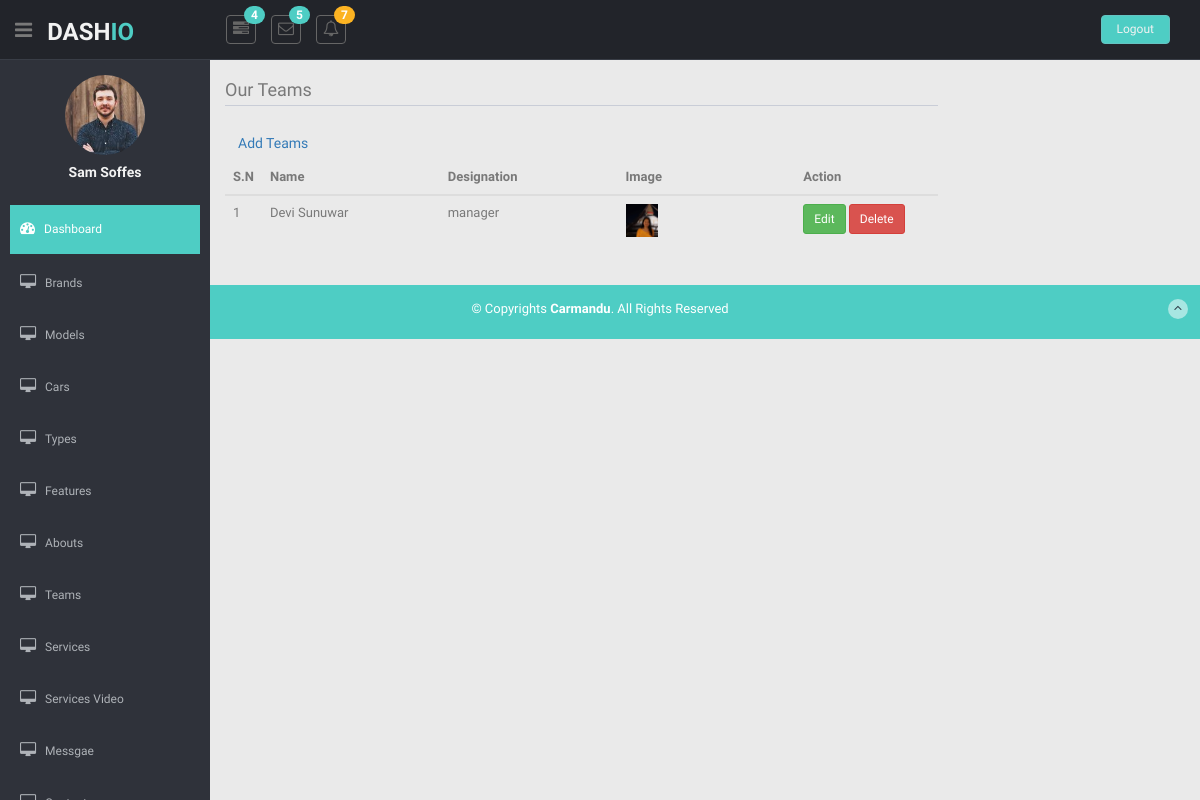
/dashboard/dashboard/team/list/, run on an earlier commit of the app's database.
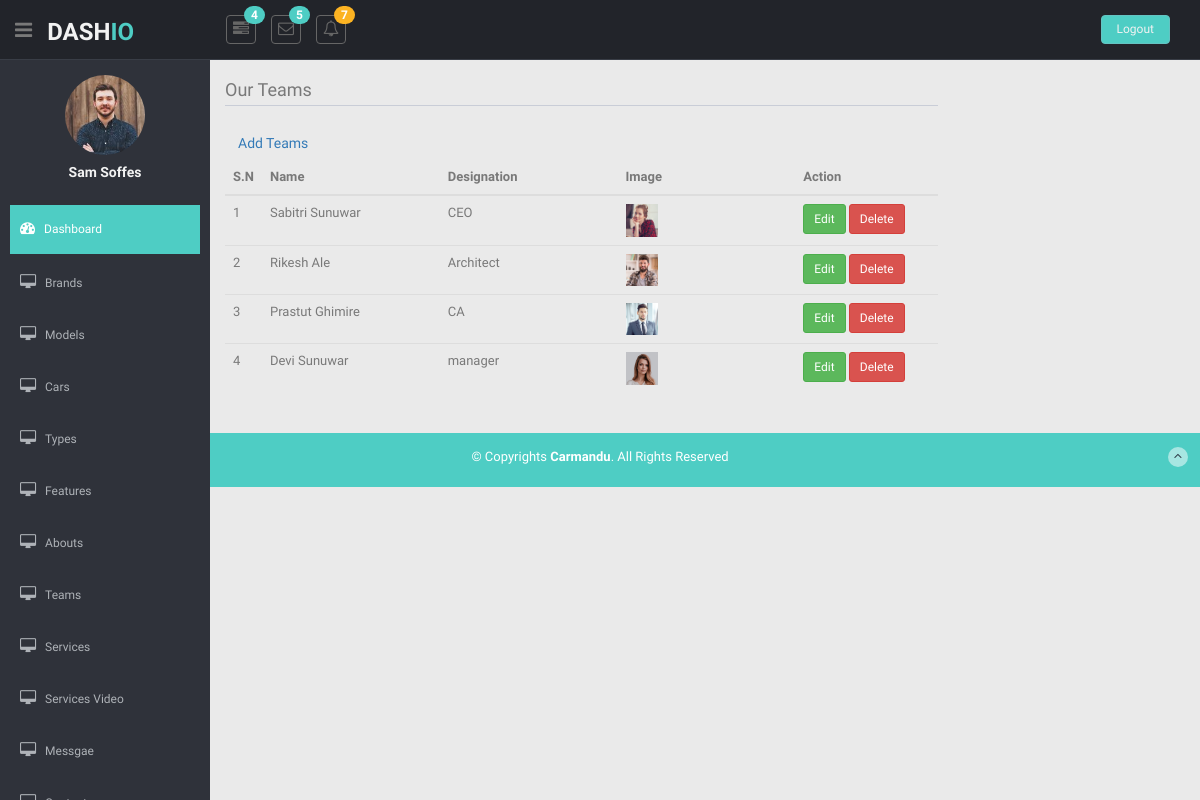
And on a later commit of the database.
### dashboard/models.py (models this page shows, shortened)
class DateTimeModel(models.Model):
    created_at = models.DateTimeField(auto_now=True)
    updated_at = models.DateTimeField(auto_now_add=True, null=True, blank=True)
    deleted_at = models.DateTimeField(null=True, blank=True)
    class Meta:
        abstract = True

class Team(DateTimeModel):
    name = models.CharField(max_length=200)
    designation = models.CharField(max_length=200)
    image = models.ImageField(upload_to='team')
    class Meta:
        verbose_name = ('Team')
        verbose_name_plural = ('Teams')
        ordering = ['-name']

### dashboard/views.py (the view)
# urls.py: path('dashboard/team/list/', TeamListView.as_view(), name='teams'),
class TeamListView(NonDeletedListMixin,ListView):
    template_name = 'dashboard/team/list.html'
    model = Team

### dashboard/mixins.py (called while the page is built)
    def get_queryset(self):
        return super().get_queryset().filter(deleted_at__isnull=True)

### dashboard/templates/dashboard/team/list.html (shortened to what this page needs)
{% extends 'dashboard/base/base.html' %}
{% load static %}
{% block content %}
<section id="main-content">
  <section class="wrapper">
    <div class="row">
      <div class="col-lg-9 main-chart">
        <div class="border-head">
          <h3>Our Teams</h3>
          <a href="{% url 'dashboard:team-create' %}" type="button" class="mb-1 btn btn-outline-primary">Add Teams</a>
        </div>
        <div class="card-body">
                        <table class="table table-hover ">
                            <thead>
                                <tr>
                                    <th scope="col">S.N</th>
                                    <th scope="col" width='25%'>Name</th>
                                    <th scope="col" width='25%'>Designation</th>
                                    <th scope="col" width='25%'>Image</th>
                                    <th width='20%'>Action</th>
                                </tr>
                            </thead>
                            <tbody>
                                {% for team in object_list %}
                                <tr>
                                    <td scope="row">{{ forloop.counter }}</td>
                                    <td>{{ team.name }}</td>
                                    <td>{{ team.designation }}</td>
                                    <td><img src="{{ team.image.url}}" style="width: 20%;"/></td>
                                    <td>
                                        <span>
                                            <a href="{% url 'dashboard:team-update' team.pk %}" class="btn btn-sm btn-success"><span class ="mdi mr-1 mdi-square-edit-outline">Edit</span></a>
                                        </span>
                                        <span>
                                            <a href="{% url 'dashboard:team-delete' team.pk %}" class="btn btn-sm btn-danger delete"><span class ="mdi mr-1 mdi-trash-can">Delete</span></a>
                                        </span>
                                    </td>
                                </tr>
                                {% endfor %}
                            </tbody>
                        </table>
                    </div>
    </div>
    </div>
  </section>
</section>
{% endblock %}

What changed in the data, as far as the page shows it:
added Team: name "Sabitri Sunuwar", designation "CEO", image (picture)
added Team: name "Rikesh Ale", designation "Architect", image (picture)
added Team: name "Prastut Ghimire", designation "CA", image (picture)
changed Team "Devi Sunuwar": image: picture added in place of a placeholder
